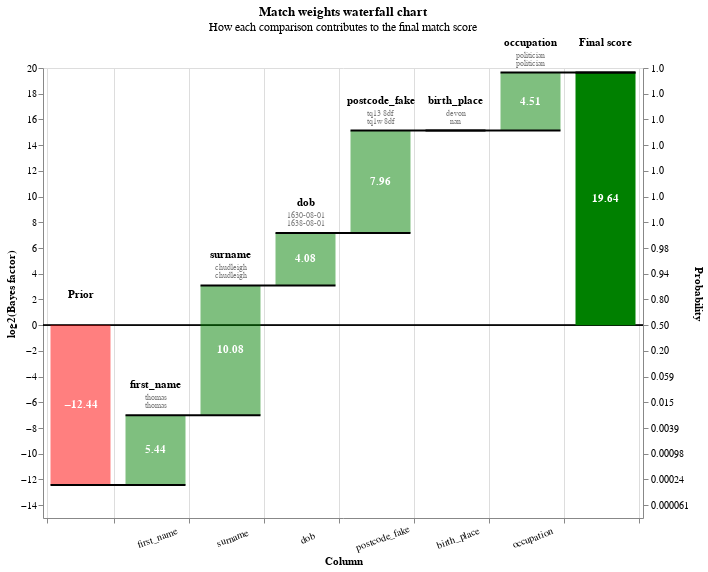

Write notebook code for a chart like this one.
### Markdown cell above
You can also view rows in this dataset as a waterfall chart as follows:

### Code cell
from splink.charts import waterfall_chart
records_to_plot = df_e.to_dict(orient="records")
linker.waterfall_chart(records_to_plot, filter_nulls=False)

### Figure 1 — Vega-Lite specification as saved in the notebook (floating-point values rounded to 4 significant figures)
{"$schema": "https://vega.github.io/schema/vega-lite/v5.2.0.json", "config": {"view": {"continuousHeight": 300, "continuousWidth": 400}}, "data": {"values": [{"bar_sort_order": 0, "bayes_factor": 0.00018, "bayes_factor_description": null, "column_name": "Prior", "comparison_vector_value": null, "label_for_charts": "Starting match weight (prior)", "log2_bayes_factor": -12.44, "m_probability": null, "record_number": 0, "sql_condition": null, "term_frequency_adjustment": null, "u_probability": null, "value_l": "", "value_r": ""}, {"bar_sort_order": 1, "bayes_factor": 43.43, "bayes_factor_description": "If comparison level is `exact match` then comparison is 43.43 times more likely to be a match", "column_name": "first_name", "comparison_vector_value": 3, "label_for_charts": "Exact match", "log2_bayes_factor": 5.441, "m_probability": 0.5569, "record_number": 0, "sql_condition": "\"first_name_l\" = \"first_name_r\"", "term_frequency_adjustment": false, "u_probability": 0.01282, "value_l": "thomas", "value_r": "thomas"}, {"bar_sort_order": 2, "bayes_factor": 1086.0, "bayes_factor_description": "If comparison level is `exact match` then comparison is 1,086.14 times more likely to be a match", "column_name": "surname", "comparison_vector_value": 3, "label_for_charts": "Exact match", "log2_bayes_factor": 10.08, "m_probability": 0.7895, "record_number": 0, "sql_condition": "\"surname_l\" = \"surname_r\"", "term_frequency_adjustment": false, "u_probability": 0.0007268, "value_l": "chudleigh", "value_r": "chudleigh"}, {"bar_sort_order": 3, "bayes_factor": 16.95, "bayes_factor_description": "If comparison level is `levenshtein <= 1` then comparison is 16.95 times more likely to be a match", "column_name": "dob", "comparison_vector_value": 2, "label_for_charts": "levenshtein <= 1", "log2_bayes_factor": 4.083, "m_probability": 0.3385, "record_number": 0, "sql_condition": "levenshtein(\"dob_l\", \"dob_r\") <= 1", "term_frequency_adjustment": false, "u_probability": 0.01997, "value_l": "1630-08-01", "value_r": "1638-08-01"}, {"bar_sort_order": 4, "bayes_factor": 249.5, "bayes_factor_description": "If comparison level is `levenshtein <= 2` then comparison is 249.47 times more likely to be a match", "column_name": "postcode_fake", "comparison_vector_value": 1, "label_for_charts": "levenshtein <= 2", "log2_bayes_factor": 7.963, "m_probability": 0.1422, "record_number": 0, "sql_condition": "levenshtein(\"postcode_fake_l\", \"postcode_fake_r\") <= 2", "term_frequency_adjustment": false, "u_probability": 0.0005702, "value_l": "tq13 8df", "value_r": "tq1w 8df"}, {"bar_sort_order": 5, "bayes_factor": 1, "bayes_factor_description": "If comparison level is `null` then comparison is 1.00 times more likely to be a match", "column_name": "birth_place", "comparison_vector_value": -1, "label_for_charts": "Null", "log2_bayes_factor": 0, "m_probability": null, "record_number": 0, "sql_condition": "\"birth_place_l\" IS NULL OR \"birth_place_r\" IS NULL", "term_frequency_adjustment": false, "u_probability": null, "value_l": "devon", "value_r": "nan"}, {"bar_sort_order": 6, "bayes_factor": 22.78, "bayes_factor_description": "If comparison level is `exact match` then comparison is 22.78 times more likely to be a match", "column_name": "occupation", "comparison_vector_value": 1, "label_for_charts": "Exact match", "log2_bayes_factor": 4.509, "m_probability": 0.9013, "record_number": 0, "sql_condition": "\"occupation_l\" = \"occupation_r\"", "term_frequency_adjustment": false, "u_probability": 0.03957, "value_l": "politician", "value_r": "politician"}, {"bar_sort_order": 7, "bayes_factor": 817900.0, "bayes_factor_description": null, "column_name": "Final score", "comparison_vector_value": null, "label_for_charts": "Final score", "log2_bayes_factor": 19.64, "m_probability": null, "record_number": 0, "sql_condition": null, "term_frequency_adjustment": null, "u_probability": null, "value_l": "", "value_r": ""}, {"bar_sort_order": 0, "bayes_factor": 0.00018, "bayes_factor_description": null, "column_name": "Prior", "comparison_vector_value": null, "label_for_charts": "Starting match weight (prior)", "log2_bayes_factor": -12.44, "m_probability": null, "record_number": 1, "sql_condition": null, "term_frequency_adjustment": null, "u_probability": null, "value_l": "", "value_r": ""}, {"bar_sort_order": 1, "bayes_factor": 43.43, "bayes_factor_description": "If comparison level is `exact match` then comparison is 43.43 times more likely to be a match", "column_name": "first_name", "comparison_vector_value": 3, "label_for_charts": "Exact match", "log2_bayes_factor": 5.441, "m_probability": 0.5569, "record_number": 1, "sql_condition": "\"first_name_l\" = \"first_name_r\"", "term_frequency_adjustment": false, "u_probability": 0.01282, "value_l": "thomas", "value_r": "thomas"}, {"bar_sort_order": 2, "bayes_factor": 1086.0, "bayes_factor_description": "If comparison level is `exact match` then comparison is 1,086.14 times more likely to be a match", "column_name": "surname", "comparison_vector_value": 3, "label_for_charts": "Exact match", "log2_bayes_factor": 10.08, "m_probability": 0.7895, "record_number": 1, "sql_condition": "\"surname_l\" = \"surname_r\"", "term_frequency_adjustment": false, "u_probability": 0.0007268, "value_l": "chudleigh", "value_r": "chudleigh"}, {"bar_sort_order": 3, "bayes_factor": 1, "bayes_factor_description": "If comparison level is `null` then comparison is 1.00 times more likely to be a match", "column_name": "dob", "comparison_vector_value": -1, "label_for_charts": "Null", "log2_bayes_factor": 0, "m_probability": null, "record_number": 1, "sql_condition": "\"dob_l\" IS NULL OR \"dob_r\" IS NULL", "term_frequency_adjustment": false, "u_probability": null, "value_l": "nan", "value_r": "1638-08-01"}, {"bar_sort_order": 4, "bayes_factor": 0.1711, "bayes_factor_description": "If comparison level is `all other comparisons` then comparison is  5.84 times less likely to be a match", "column_name": "postcode_fake", "comparison_vector_value": 0, "label_for_charts": "All other comparisons", "log2_bayes_factor": -2.547, "m_probability": 0.171, "record_number": 1, "sql_condition": "ELSE", "term_frequency_adjustment": false, "u_probability": 0.9993, "value_l": "tq13 8jr", "value_r": "tq1w 8df"}, {"bar_sort_order": 5, "bayes_factor": 1, "bayes_factor_description": "If comparison level is `null` then comparison is 1.00 times more likely to be a match", "column_name": "birth_place", "comparison_vector_value": -1, "label_for_charts": "Null", "log2_bayes_factor": 0, "m_probability": null, "record_number": 1, "sql_condition": "\"birth_place_l\" IS NULL OR \"birth_place_r\" IS NULL", "term_frequency_adjustment": false, "u_probability": null, "value_l": "devon", "value_r": "nan"}, {"bar_sort_order": 6, "bayes_factor": 22.78, "bayes_factor_description": "If comparison level is `exact match` then comparison is 22.78 times more likely to be a match", "column_name": "occupation", "comparison_vector_value": 1, "label_for_charts": "Exact match", "log2_bayes_factor": 4.509, "m_probability": 0.9013, "record_number": 1, "sql_condition": "\"occupation_l\" = \"occupation_r\"", "term_frequency_adjustment": false, "u_probability": 0.03957, "value_l": "politician", "value_r": "politician"}, {"bar_sort_order": 7, "bayes_factor": 33.1, "bayes_factor_description": null, "column_name": "Final score", "comparison_vector_value": null, "label_for_charts": "Final score", "log2_bayes_factor": 5.049, "m_probability": null, "record_number": 1, "sql_condition": null, "term_frequency_adjustment": null, "u_probability": null, "value_l": "", "value_r": ""}, {"bar_sort_order": 0, "bayes_factor": 0.00018, "bayes_factor_description": null, "column_name": "Prior", "comparison_vector_value": null, "label_for_charts": "Starting match weight (prior)", "log2_bayes_factor": -12.44, "m_probability": null, "record_number": 2, "sql_condition": null, "term_frequency_adjustment": null, "u_probability": null, "value_l": "", "value_r": ""}, {"bar_sort_order": 1, "bayes_factor": 43.43, "bayes_factor_description": "If comparison level is `exact match` then comparison is 43.43 times more likely to be a match", "column_name": "first_name", "comparison_vector_value": 3, "label_for_charts": "Exact match", "log2_bayes_factor": 5.441, "m_probability": 0.5569, "record_number": 2, "sql_condition": "\"first_name_l\" = \"first_name_r\"", "term_frequency_adjustment": false, "u_probability": 0.01282, "value_l": "frank", "value_r": "frank"}, {"bar_sort_order": 2, "bayes_factor": 1086.0, "bayes_factor_description": "If comparison level is `exact match` then comparison is 1,086.14 times more likely to be a match", "column_name": "surname", "comparison_vector_value": 3, "label_for_charts": "Exact match", "log2_bayes_factor": 10.08, "m_probability": 0.7895, "record_number": 2, "sql_condition": "\"surname_l\" = \"surname_r\"", "term_frequency_adjustment": false, "u_probability": 0.0007268, "value_l": "brightman", "value_r": "brightman"}, {"bar_sort_order": 3, "bayes_factor": 312.2, "bayes_factor_description": "If comparison level is `exact match` then comparison is 312.17 times more likely to be a match", "column_name": "dob", "comparison_vector_value": 3, "label_for_charts": "Exact match", "log2_bayes_factor": 8.286, "m_probability": 0.6113, "record_number": 2, "sql_condition": "\"dob_l\" = \"dob_r\"", "term_frequency_adjustment": false, "u_probability": 0.001958, "value_l": "1856-06-18", "value_r": "1856-06-18"}, {"bar_sort_order": 4, "bayes_factor": 4875.0, "bayes_factor_description": "If comparison level is `exact match` then comparison is 4,874.61 times more likely to be a match", "column_name": "postcode_fake", "comparison_vector_value": 2, "label_for_charts": "Exact match", "log2_bayes_factor": 12.25, "m_probability": 0.6868, "record_number": 2, "sql_condition": "\"postcode_fake_l\" = \"postcode_fake_r\"", "term_frequency_adjustment": false, "u_probability": 0.0001409, "value_l": "bs2 0el", "value_r": "bs2 0el"}, {"bar_sort_order": 5, "bayes_factor": 0.161, "bayes_factor_description": "If comparison level is `all other comparisons` then comparison is  6.21 times less likely to be a match", "column_name": "birth_place", "comparison_vector_value": 0, "label_for_charts": "All other comparisons", "log2_bayes_factor": -2.635, "m_probability": 0.1601, "record_number": 2, "sql_condition": "ELSE", "term_frequency_adjustment": false, "u_probability": 0.9945, "value_l": "bristol", "value_r": "bristol, city of"}, {"bar_sort_order": 6, "bayes_factor": 22.78, "bayes_factor_description": "If comparison level is `exact match` then comparison is 22.78 times more likely to be a match", "column_name": "occupation", "comparison_vector_value": 1, "label_for_charts": "Exact match", "log2_bayes_factor": 4.509, "m_probability": 0.9013, "record_number": 2, "sql_condition": "\"occupation_l\" = \"occupation_r\"", "term_frequency_adjustment": false, "u_probability": 0.03957, "value_l": "liturgist", "value_r": "liturgist"}, {"bar_sort_order": 7, "bayes_factor": 47380000.0, "bayes_factor_description": null, "column_name": "Final score", "comparison_vector_value": null, "label_for_charts": "Final score", "log2_bayes_factor": 25.5, "m_probability": null, "record_number": 2, "sql_condition": null, "term_frequency_adjustment": null, "u_probability": null, "value_l": "", "value_r": ""}, {"bar_sort_order": 0, "bayes_factor": 0.00018, "bayes_factor_description": null, "column_name": "Prior", "comparison_vector_value": null, "label_for_charts": "Starting match weight (prior)", "log2_bayes_factor": -12.44, "m_probability": null, "record_number": 3, "sql_condition": null, "term_frequency_adjustment": null, "u_probability": null, "value_l": "", "value_r": ""}, {"bar_sort_order": 1, "bayes_factor": 43.43, "bayes_factor_description": "If comparison level is `exact match` then comparison is 43.43 times more likely to be a match", "column_name": "first_name", "comparison_vector_value": 3, "label_for_charts": "Exact match", "log2_bayes_factor": 5.441, "m_probability": 0.5569, "record_number": 3, "sql_condition": "\"first_name_l\" = \"first_name_r\"", "term_frequency_adjustment": false, "u_probability": 0.01282, "value_l": "frank", "value_r": "frank"}, {"bar_sort_order": 2, "bayes_factor": 1086.0, "bayes_factor_description": "If comparison level is `exact match` then comparison is 1,086.14 times more likely to be a match", "column_name": "surname", "comparison_vector_value": 3, "label_for_charts": "Exact match", "log2_bayes_factor": 10.08, "m_probability": 0.7895, "record_number": 3, "sql_condition": "\"surname_l\" = \"surname_r\"", "term_frequency_adjustment": false, "u_probability": 0.0007268, "value_l": "brightman", "value_r": "brightman"}, {"bar_sort_order": 3, "bayes_factor": 312.2, "bayes_factor_description": "If comparison level is `exact match` then comparison is 312.17 times more likely to be a match", "column_name": "dob", "comparison_vector_value": 3, "label_for_charts": "Exact match", "log2_bayes_factor": 8.286, "m_probability": 0.6113, "record_number": 3, "sql_condition": "\"dob_l\" = \"dob_r\"", "term_frequency_adjustment": false, "u_probability": 0.001958, "value_l": "1856-06-18", "value_r": "1856-06-18"}, {"bar_sort_order": 4, "bayes_factor": 4875.0, "bayes_factor_description": "If comparison level is `exact match` then comparison is 4,874.61 times more likely to be a match", "column_name": "postcode_fake", "comparison_vector_value": 2, "label_for_charts": "Exact match", "log2_bayes_factor": 12.25, "m_probability": 0.6868, "record_number": 3, "sql_condition": "\"postcode_fake_l\" = \"postcode_fake_r\"", "term_frequency_adjustment": false, "u_probability": 0.0001409, "value_l": "bs2 0el", "value_r": "bs2 0el"}, {"bar_sort_order": 5, "bayes_factor": 0.161, "bayes_factor_description": "If comparison level is `all other comparisons` then comparison is  6.21 times less likely to be a match", "column_name": "birth_place", "comparison_vector_value": 0, "label_for_charts": "All other comparisons", "log2_bayes_factor": -2.635, "m_probability": 0.1601, "record_number": 3, "sql_condition": "ELSE", "term_frequency_adjustment": false, "u_probability": 0.9945, "value_l": "bristol", "value_r": "bristol, city of"}, {"bar_sort_order": 6, "bayes_factor": 22.78, "bayes_factor_description": "If comparison level is `exact match` then comparison is 22.78 times more likely to be a match", "column_name": "occupation", "comparison_vector_value": 1, "label_for_charts": "Exact match", "log2_bayes_factor": 4.509, "m_probability": 0.9013, "record_number": 3, "sql_condition": "\"occupation_l\" = \"occupation_r\"", "term_frequency_adjustment": false, "u_probability": 0.03957, "value_l": "liturgist", "value_r": "liturgist"}, {"bar_sort_order": 7, "bayes_factor": 47380000.0, "bayes_factor_description": null, "column_name": "Final score", "comparison_vector_value": null, "label_for_charts": "Final score", "log2_bayes_factor": 25.5, "m_probability": null, "record_number": 3, "sql_condition": null, "term_frequency_adjustment": null, "u_probability": null, "value_l": "", "value_r": ""}, {"bar_sort_order": 0, "bayes_factor": 0.00018, "bayes_factor_description": null, "column_name": "Prior", "comparison_vector_value": null, "label_for_charts": "Starting match weight (prior)", "log2_bayes_factor": -12.44, "m_probability": null, "record_number": 4, "sql_condition": null, "term_frequency_adjustment": null, "u_probability": null, "value_l": "", "value_r": ""}, {"bar_sort_order": 1, "bayes_factor": 43.43, "bayes_factor_description": "If comparison level is `exact match` then comparison is 43.43 times more likely to be a match", "column_name": "first_name", "comparison_vector_value": 3, "label_for_charts": "Exact match", "log2_bayes_factor": 5.441, "m_probability": 0.5569, "record_number": 4, "sql_condition": "\"first_name_l\" = \"first_name_r\"", "term_frequency_adjustment": false, "u_probability": 0.01282, "value_l": "francis", "value_r": "francis"}, {"bar_sort_order": 2, "bayes_factor": 1086.0, "bayes_factor_description": "If comparison level is `exact match` then comparison is 1,086.14 times more likely to be a match", "column_name": "surname", "comparison_vector_value": 3, "label_for_charts": "Exact match", "log2_bayes_factor": 10.08, "m_probability": 0.7895, "record_number": 4, "sql_condition": "\"surname_l\" = \"surname_r\"", "term_frequency_adjustment": false, "u_probability": 0.0007268, "value_l": "brightman", "value_r": "brightman"}, {"bar_sort_order": 3, "bayes_factor": 16.95, "bayes_factor_description": "If comparison level is `levenshtein <= 1` then comparison is 16.95 times more likely to be a match", "column_name": "dob", "comparison_vector_value": 2, "label_for_charts": "levenshtein <= 1", "log2_bayes_factor": 4.083, "m_probability": 0.3385, "record_number": 4, "sql_condition": "levenshtein(\"dob_l\", \"dob_r\") <= 1", "term_frequency_adjustment": false, "u_probability": 0.01997, "value_l": "1856-06-18", "value_r": "1856-86-18"}, {"bar_sort_order": 4, "bayes_factor": 0.1711, "bayes_factor_description": "If comparison level is `all other comparisons` then comparison is  5.84 times less likely to be a match", "column_name": "postcode_fake", "comparison_vector_value": 0, "label_for_charts": "All other comparisons", "log2_bayes_factor": -2.547, "m_probability": 0.171, "record_number": 4, "sql_condition": "ELSE", "term_frequency_adjustment": false, "u_probability": 0.9993, "value_l": "bs2 0el", "value_r": "cf83 4jg"}, {"bar_sort_order": 5, "bayes_factor": 1, "bayes_factor_description": "If comparison level is `null` then comparison is 1.00 times more likely to be a match", "column_name": "birth_place", "comparison_vector_value": -1, "label_for_charts": "Null", "log2_bayes_factor": 0, "m_probability": null, "record_number": 4, "sql_condition": "\"birth_place_l\" IS NULL OR \"birth_place_r\" IS NULL", "term_frequency_adjustment": false, "u_probability": null, "value_l": "nan", "value_r": "bristol, city of"}, {"bar_sort_order": 6, "bayes_factor": 22.78, "bayes_factor_description": "If comparison level is `exact match` then comparison is 22.78 times more likely to be a match", "column_name": "occupation", "comparison_vector_value": 1, "label_for_charts": "Exact match", "log2_bayes_factor": 4.509, "m_probability": 0.9013, "record_number": 4, "sql_condition": "\"occupation_l\" = \"occupation_r\"", "term_frequency_adjustment": false, "u_probability": 0.03957, "value_l": "liturgist", "value_r": "liturgist"}, {"bar_sort_order": 7, "bayes_factor": 561.0, "bayes_factor_description": null, "column_name": "Final score", "comparison_vector_value": null, "label_for_charts": "Final score", "log2_bayes_factor": 9.132, "m_probability": null, "record_number": 4, "sql_condition": null, "term_frequency_adjustment": null, "u_probability": null, "value_l": "", "value_r": ""}]}, "height": 450, "layer": [{"layer": [{"encoding": {"color": {"value": "black"}, "size": {"value": 0.5}, "y": {"field": "zero", "type": "quantitative"}}, "mark": "rule"}, {"encoding": {"color": {"condition": {"test": "(datum.log2_bayes_factor < 0)", "value": "red"}, "value": "green"}, "opacity": {"condition": {"test": "datum.column_name == 'Prior match weight' || datum.column_name == 'Final score'", "value": 1}, "value": 0.5}, "tooltip": [{"field": "column_name", "title": "Comparison column", "type": "nominal"}, {"field": "value_l", "title": "Value (L)", "type": "nominal"}, {"field": "value_r", "title": "Value (R)", "type": "nominal"}, {"field": "label_for_charts", "title": "Label", "type": "ordinal"}, {"field": "sql_condition", "title": "SQL condition", "type": "nominal"}, {"field": "comparison_vector_value", "title": "Comparison vector value", "type": "nominal"}, {"field": "bayes_factor", "format": ",.4f", "title": "Bayes factor = m/u", "type": "quantitative"}, {"field": "log2_bayes_factor", "format": ",.4f", "title": "Match weight = log2(m/u)", "type": "quantitative"}, {"field": "prob", "format": ".4f", "title": "Adjusted match score", "type": "quantitative"}, {"field": "bayes_factor_description", "title": "Match weight description", "type": "nominal"}], "x": {"axis": {"grid": true, "labelAlign": "center", "labelAngle": -20, "labelExpr": "datum.value == 'Prior' || datum.value == 'Final score' ? '' : datum.value", "labelPadding": 10, "tickBand": "extent", "title": "Column"}, "field": "column_name", "sort": {"field": "bar_sort_order", "order": "ascending"}, "type": "nominal"}, "y": {"axis": {"grid": false, "orient": "left", "title": "log2(Bayes factor)"}, "field": "previous_sum", "type": "quantitative"}, "y2": {"field": "sum"}}, "mark": {"type": "bar", "width": 60}}, {"encoding": {"color": {"value": "white"}, "text": {"condition": {"field": "log2_bayes_factor", "format": ".2f", "test": "abs(datum.log2_bayes_factor) > 1", "type": "nominal"}, "value": ""}, "x": {"axis": {"labelAngle": 0, "title": "Column"}, "field": "column_name", "sort": {"field": "bar_sort_order", "order": "ascending"}, "type": "nominal"}, "y": {"axis": {"orient": "left"}, "field": "center", "type": "quantitative"}}, "mark": {"fontWeight": "bold", "type": "text"}}, {"encoding": {"color": {"value": "black"}, "text": {"field": "column_name", "type": "nominal"}, "x": {"axis": {"labelAngle": 0, "title": "Column"}, "field": "column_name", "sort": {"field": "bar_sort_order", "order": "ascending"}, "type": "nominal"}, "y": {"field": "sum_top", "type": "quantitative"}}, "mark": {"baseline": "bottom", "dy": -25, "fontWeight": "bold", "type": "text"}}, {"encoding": {"color": {"value": "grey"}, "text": {"field": "value_l", "type": "nominal"}, "x": {"axis": {"labelAngle": 0, "title": "Column"}, "field": "column_name", "sort": {"field": "bar_sort_order", "order": "ascending"}, "type": "nominal"}, "y": {"field": "sum_top", "type": "quantitative"}}, "mark": {"baseline": "bottom", "dy": -13, "fontSize": 8, "type": "text"}}, {"encoding": {"color": {"value": "grey"}, "text": {"field": "value_r", "type": "nominal"}, "x": {"axis": {"labelAngle": 0, "title": "Column"}, "field": "column_name", "sort": {"field": "bar_sort_order", "order": "ascending"}, "type": "nominal"}, "y": {"field": "sum_top", "type": "quantitative"}}, "mark": {"baseline": "bottom", "dy": -5, "fontSize": 8, "type": "text"}}]}, {"encoding": {"x": {"axis": {"labelAngle": 0, "title": "Column"}, "field": "column_name", "sort": {"field": "bar_sort_order", "order": "ascending"}, "type": "nominal"}, "x2": {"field": "lead"}, "y": {"axis": {"labelExpr": "format(1 / (1 + pow(2, -1*datum.value)), '.2r')", "orient": "right", "title": "Probability"}, "field": "sum", "scale": {"zero": false}, "type": "quantitative"}}, "mark": {"color": "black", "strokeWidth": 2, "type": "rule", "x2Offset": 30, "xOffset": -30}}], "params": [{"bind": {"input": "range", "max": 4, "min": 0, "step": 1}, "description": "Filter by the interation number", "name": "record_number", "value": 0}], "resolve": {"axis": {"y": "independent"}}, "title": {"subtitle": "How each comparison contributes to the final match score", "text": "Match weights waterfall chart"}, "transform": [{"filter": "(datum.record_number == record_number)"}, {"frame": [null, 0], "window": [{"as": "sum", "field": "log2_bayes_factor", "op": "sum"}, {"as": "lead", "field": "column_name", "op": "lead"}]}, {"as": "sum", "calculate": "datum.column_name === \"Final score\" ? datum.sum - datum.log2_bayes_factor : datum.sum"}, {"as": "lead", "calculate": "datum.lead === null ? datum.column_name : datum.lead"}, {"as": "previous_sum", "calculate": "datum.column_name === \"Final score\" || datum.column_name === \"Prior match weight\" ? 0 : datum.sum - datum.log2_bayes_factor"}, {"as": "top_label", "calculate": "datum.sum > datum.previous_sum ? datum.column_name : \"\""}, {"as": "bottom_label", "calculate": "datum.sum < datum.previous_sum ? datum.column_name : \"\""}, {"as": "sum_top", "calculate": "datum.sum > datum.previous_sum ? datum.sum : datum.previous_sum"}, {"as": "sum_bottom", "calculate": "datum.sum < datum.previous_sum ? datum.sum : datum.previous_sum"}, {"as": "center", "calculate": "(datum.sum + datum.previous_sum) / 2"}, {"as": "text_log2_bayes_factor", "calculate": "(datum.log2_bayes_factor > 0 ? \"+\" : \"\") + datum.log2_bayes_factor"}, {"as": "dy", "calculate": "datum.sum < datum.previous_sum ? 4 : -4"}, {"as": "baseline", "calculate": "datum.sum < datum.previous_sum ? \"top\" : \"bottom\""}, {"as": "prob", "calculate": "1. / (1 + pow(2, -1.*datum.sum))"}, {"as": "zero", "calculate": "0*datum.sum"}], "width": {"step": 75}}
